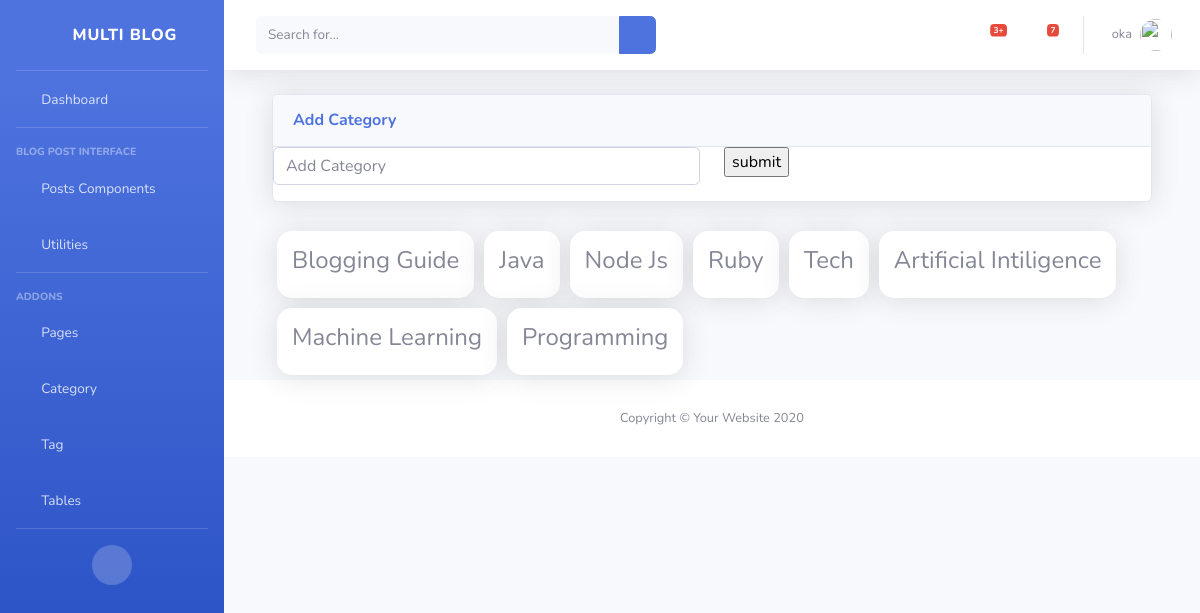
Page /dashboard/category/ (signed in) on the committed database.
### dashboard/models.py (models this page shows, shortened)
class Author(models.Model):
    author = models.OneToOneField(User, on_delete= models.CASCADE)
    email = models.EmailField(unique=True, blank=True, null=True)
    first_name = models.CharField(max_length=100, null=True, blank=True, verbose_name='First Name')
    last_name = models.CharField(max_length=100, null=True, blank=True,verbose_name='Last Name')
    designation = models.CharField(max_length=10, null=True)
    author_image = models.ImageField(upload_to='author/',verbose_name='Author Profile Image',blank=True, null=True)
    auth_status = models.CharField(max_length=100, null=True)
    class Meta:
        verbose_name_plural = 'Author'

### blog/models.py (models this page shows)
class Catagory(models.Model):
    name = models.CharField(max_length=200, null=True)
    image = models.CharField(max_length=300, null=True, blank=True )
    description = models.CharField(max_length=500, null=True,blank=True, verbose_name='Description')
    class Meta:
        verbose_name_plural = 'Catagory'
    def __str__(self):
        return str(self.name)

### dashboard/views.py (the view)
# urls.py: path('category/', views.CatagoryFunction.as_view(), name='category'),
class CatagoryFunction(View):
    @method_decorator(login_required(login_url='login'))
    def dispatch(self,request,*args,**kwargs):
        return super().dispatch(request,*args,**kwargs)
    def get(self, request,*args,**kwargs):
        catagory_obj = Catagory.objects.all().order_by('-id')
        context ={
            'catagory':catagory_obj
        }
        return render(request,'dashboard/catagory/catagory.html', context)

### blog/context_processors.py (called while the page is built)
def globalVariable(request):
    featured_post = Blog.objects.filter(featured=True, status='active').order_by('-id')
    catagories_obj  = Catagory.objects.all().order_by('-id')
    tags_obj = Tag.objects.all().order_by('-id')
    popular_post = Blog.objects.all().order_by('-id')[:3]
    images_obj = Blog.objects.only('image').order_by('-id')[:6]
    all_post = Blog.objects.all().order_by('-id')
    context = {
            'featured':featured_post,
            'popular': popular_post,
            'catagories':catagories_obj,
            'tags':tags_obj,
            'image':images_obj,
        }
    return context

### templates/dashboard/catagory/catagory.html (shortened to what this page needs)
{% extends 'dashboard/base/base.html' %}
{% block body %}
<div class="container-fluid">
    <div class="card shadow mb-4">
        <div class="card-header py-3">
            <h6 class="m-0 font-weight-bold text-primary">Add Category</h6>
        </div>
    <form action="{% url 'add_category' %}" method="POST">
        <div class="row">
            <div class="col">
                <div class="form-group">
                <input type="text" class="form-control" placeholder="Add Category" name="catagory">
                </div>
            </div>
            <div class="col">
                <input type="submit" value="submit">
            </div>
        </div>
    </form>
</div>
    <div class="category_wrap">
        {% for cat in catagory %}
        <div class="category">
            <h4>{{cat}}</h4>
        </div>
        {% endfor %}
    </div>
</div>
{% endblock %}

### templates/dashboard/base/base.html (shortened to what this page needs)
<!DOCTYPE html>
<html lang="en">
    {% load static %}
    {% load humanize %}
<head>
    {% load static %}
    <link href="{% static  'vendor/fontawesome-free/css/all.min.css' %}" rel="stylesheet" type="text/css">
    <link href="{% static 'css/sb-admin-2.min.css' %}" rel="stylesheet">
</head>
<body id="page-top">
    <div id="wrapper">
        <ul class="navbar-nav bg-gradient-primary sidebar sidebar-dark accordion" id="accordionSidebar">
            <a class="sidebar-brand d-flex align-items-center justify-content-center" href="index.html">
                <div class="sidebar-brand-icon rotate-n-15">
                    <i class="fas fa-laugh-wink"></i>
                </div>
                <div class="sidebar-brand-text mx-3">Multi Blog</div>
            </a>
            <hr class="sidebar-divider my-0">
            {%  url 'dashboard' as url %}
            <li class="nav-item {% if request.path == url %} active {% endif %}">
                <a class="nav-link" href="{{ url }}">
                    <i class="fas fa-fw fa-tachometer-alt"></i>
                    <span>Dashboard</span></a>
            </li>
            <hr class="sidebar-divider">
            <div class="sidebar-heading">
                Blog Post Interface
            </div>
            <li class="nav-item">
                <a class="nav-link collapsed" href="#" data-toggle="collapse" data-target="#collapseTwo"
                    aria-expanded="true" aria-controls="collapseTwo">
                    <i class="fas fa-fw fa-cog"></i>
                    <span> Posts Components</span>
                </a>
            </li>
            <li class="nav-item">
                <a class="nav-link collapsed" href="#" data-toggle="collapse" data-target="#collapseUtilities"
                    aria-expanded="true" aria-controls="collapseUtilities">
                    <i class="fas fa-fw fa-wrench"></i>
                    <span>Utilities</span>
                </a>
            </li>
            <hr class="sidebar-divider">
            <div class="sidebar-heading">
                Addons
            </div>
            <li class="nav-item">
                <a class="nav-link collapsed" href="#" data-toggle="collapse" data-target="#collapsePages"
                    aria-expanded="true" aria-controls="collapsePages">
                    <i class="fas fa-fw fa-folder"></i>
                    <span>Pages</span>
                </a>
            </li>
            <li class="nav-item">
                <a class="nav-link" href="{% url 'category' %}">
                    <i class="fas fa-fw fa-chart-area"></i>
                    <span>Category</span></a>
            </li>
            <li class="nav-item">
                <a class="nav-link" href="{% url 'tag' %}">
                    <i class="fas fa-fw fa-chart-area"></i>
                    <span>Tag</span></a>
            </li>
            <li class="nav-item">
                <a class="nav-link" href="tables.html">
                    <i class="fas fa-fw fa-table"></i>
                    <span>Tables</span></a>
            </li>
            <hr class="sidebar-divider d-none d-md-block">
            <div class="text-center d-none d-md-inline">
                <button class="rounded-circle border-0" id="sidebarToggle"></button>
            </div>
        </ul>
        <div id="content-wrapper" class="d-flex flex-column">
            <div id="content">
                <nav class="navbar navbar-expand navbar-light bg-white topbar mb-4 static-top shadow">
                    <form
                        class="d-none d-sm-inline-block form-inline mr-auto ml-md-3 my-2 my-md-0 mw-100 navbar-search">
                        <div class="input-group">
                            <input type="text" class="form-control bg-light border-0 small" placeholder="Search for..."
                                aria-label="Search" aria-describedby="basic-addon2">
                            <div class="input-group-append">
                                <button class="btn btn-primary" type="button">
                                    <i class="fas fa-search fa-sm"></i>
                                </button>
                            </div>
                        </div>
                    </form>
                    <ul class="navbar-nav ml-auto">
                        <li class="nav-item dropdown no-arrow mx-1">
                            <a class="nav-link dropdown-toggle" href="#" id="alertsDropdown" role="button"
                                data-toggle="dropdown" aria-haspopup="true" aria-expanded="false">
                                <i class="fas fa-bell fa-fw"></i>
                                <span class="badge badge-danger badge-counter">3+</span>
                            </a>
                        </li>
                        <li class="nav-item dropdown no-arrow mx-1">
                            <a class="nav-link dropdown-toggle" href="#" id="messagesDropdown" role="button"
                                data-toggle="dropdown" aria-haspopup="true" aria-expanded="false">
                                <i class="fas fa-envelope fa-fw"></i>
                                <span class="badge badge-danger badge-counter">7</span>
                            </a>
                        </li>
                        <li class="nav-item dropdown no-arrow">
                            <a class="nav-link dropdown-toggle" href="#" id="userDropdown" role="button"
                                data-toggle="dropdown" aria-haspopup="true" aria-expanded="false">
                                <span class="mr-2 d-none d-lg-inline text-gray-600 small">{{ user.author.author.username }}</span>
                                {% if user.author.author_image %}
                                <img class="img-profile rounded-circle"
                                    src="{{ user.author.author_image.url }}">
                                {% else %}
                                <img class="img-profile rounded-circle" src="https://www.pngarts.com/files/11/Avatar-PNG-Transparent-Image.png" alt="">
                                {% endif %}
                            </a>
                        </li>
                    </ul>
                </nav>
                <div class="container-fluid">
                {% block body %}{% endblock %}
            </div>
            <footer class="sticky-footer bg-white" style="bottom: 0;">
                <div class="container my-auto">
                    <div class="copyright text-center my-auto">
                        <span>Copyright &copy; Your Website 2020</span>
                    </div>
                </div>
            </footer>
        </div>
    </div>
</body>
</html>

### rows in the picture
Catagory: name "Blogging Guide"
Catagory: name "Java"
Catagory: name "Node Js"
Catagory: name "Ruby"
Catagory: name "Tech"
Catagory: name "Artificial Intiligence"
Catagory: name "Machine Learning"
Catagory: name "Programming"

### other values in the picture
{{ user.author.author.username }} "oka"
